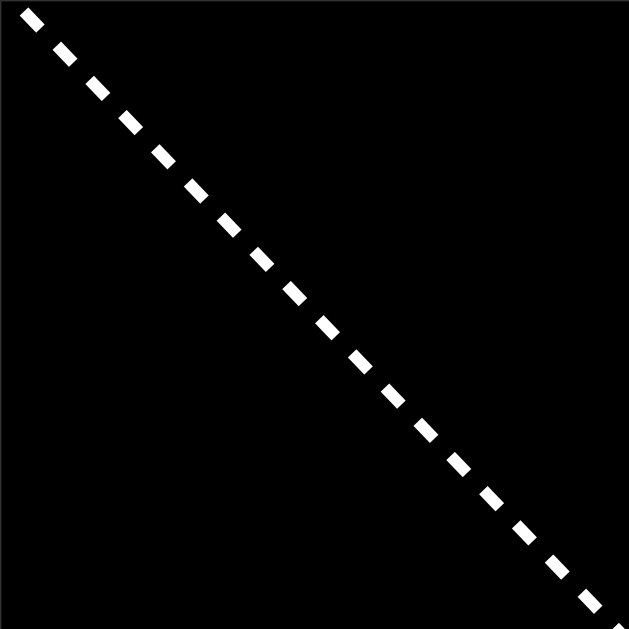
#> input picture fig/dot.png, 1258 x 1258 px (shown at 1/2 size)
$ python resize.py
#> lines starting #> are read from the running program, lines starting #| are printed output that depends on the picture
from PIL import Image
# 画像ファイル名指定
file_name = "fig/dot.png"

# 入力画像の読み込み
img = Image.open(file_name)
#> img is the input picture: PIL image 1258x1258 RGBA; mean R, G, B, A 3.5, 3.5, 3.5, 255

width, height = img.size
#> width = 1258; height = 1258

# 画像の幅を表示
print('width:', width)
#| width: 1258

# 画像の高さを表示
print('height:',height)
#| height: 1258

img_resize = img.resize((660, 900))
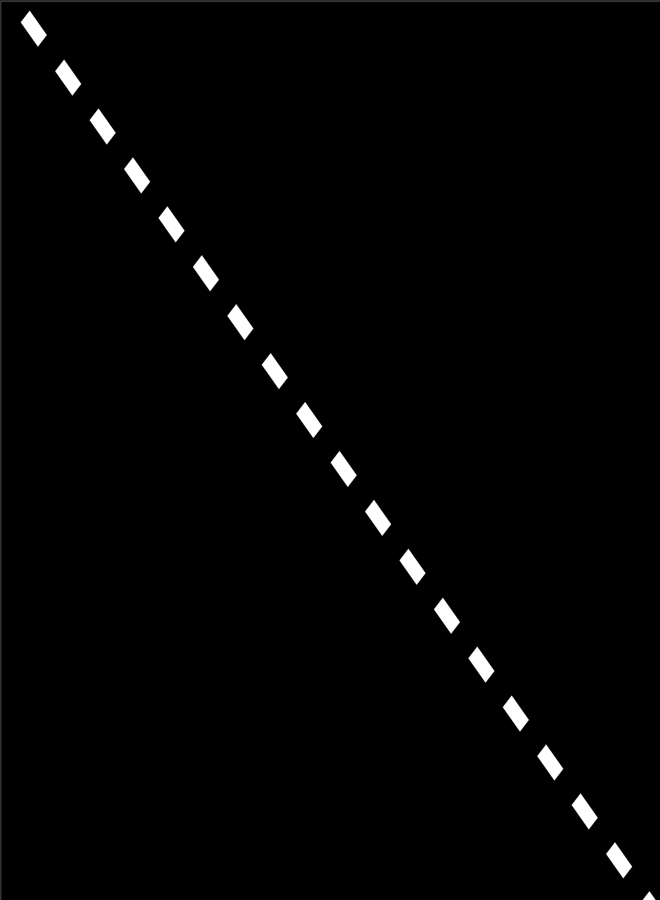
#> img_resize: PIL image 660x900 RGBA; mean R, G, B, A 3.5, 3.5, 3.5, 255
img_resize.save('fig/dot_risize.png')
